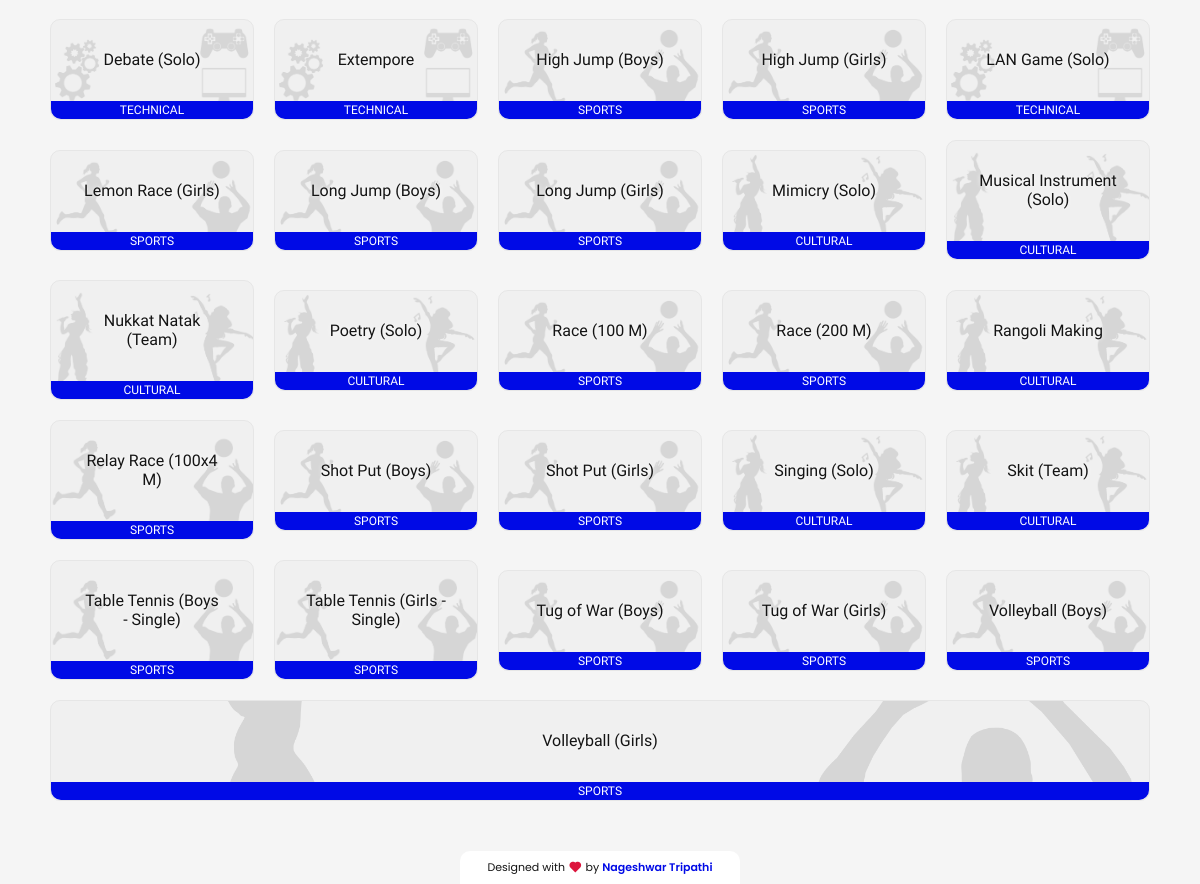
The app's page / (lower part), older data.
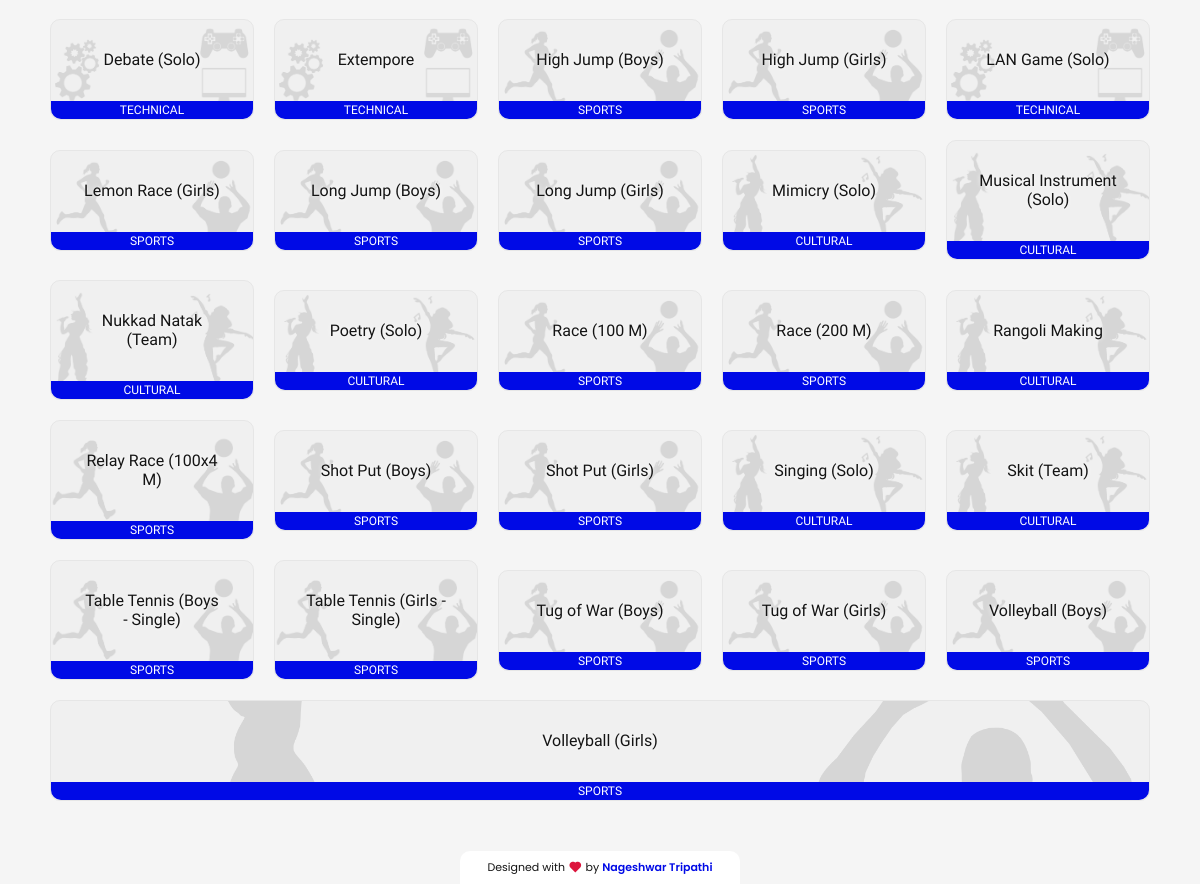
The same page, newer data.
### main/models.py (models this page shows, shortened)
class Event(models.Model):
    name = models.CharField(max_length=100, unique=True)
    category = models.ForeignKey(
        EventCategory, on_delete=models.SET_NULL, null=True)

class EventCategory(models.Model):
    name = models.CharField(max_length=100, unique=True)
    def __str__(self):
        return self.name

### main/views.py (the view)
# urls.py: path('', views.home, name='home'),
def home(request):
    events = Event.objects.all().order_by('name')
    chunk_size = 5
    event_chunks = [events[i:i+chunk_size]
                    for i in range(0, len(events), chunk_size)]
    chunk_size = 2
    event_chunks_mb = [events[i:i+chunk_size]
                       for i in range(0, len(events), chunk_size)]
    event_categories = EventCategory.objects.all()
    category_event_list = []
    for cat in event_categories:
        events = Event.objects.filter(category=cat).all()
        category_event_list.append((cat.name, events))
    news = LatestNews.objects.all()
    data = {
        'events': event_chunks,
        'events_mb': event_chunks_mb,
        'events_ct': category_event_list,
        'news_': news,
    }
    return render(request, 'main/home.html', data)

### main/templates/main/home.html (shortened to what this page needs)
{% extends "main/base.html" %}
{% load static %}
{% block head %}
<link rel="stylesheet" href="{% static 'main/css/home.css' %}">
{% endblock head %}
{% block body %}
<section class="event-section" id="events">
    <div class="events-bracket" id="desktop-bracket">
        {% for event_ in events %}
        <div class="event-row">
            {% for event in event_ %}
            <a class="event-card {{event.category}}" href="/register/?event1={{event.name}}"
                title="Click to Participate">
                <h3 class="event-card-head">{{event.name}}</h3>
                <h4 class="event-card-category">{{event.category}}</h4>
            </a>
            {% endfor %}
        </div>
        {% endfor %}
    </div>
</section>
{% include 'main/brand.html' %}
{% endblock body %}

### main/templates/main/base.html (shortened to what this page needs)
{% load static %}
<!DOCTYPE html>
<html lang="en">
<head>
    <link href="https://cdn.jsdelivr.net/npm/remixicon@4.2.0/fonts/remixicon.css" rel="stylesheet" />
    <link rel="stylesheet" href="https://cdnjs.cloudflare.com/ajax/libs/normalize/5.0.0/normalize.min.css">
    <link rel="stylesheet" href="{% static 'main/css/global.css' %}">
    <link rel="stylesheet" href="{% static 'main/css/topbar.css' %}">
    <link rel="stylesheet" href="{% static 'main/css/master.css' %}">
    {% block head %}{% endblock head %}
</head>
<body>
    {% block body %}{% endblock body %}
</body>
</html>

### main/templates/main/topbar.html (shortened to what this page needs)
{% load static %}

### main/templates/main/brand.html (shortened to what this page needs)
<section class="brand-wrapper">
    <div class="brand-text">
        Designed with <i class="ri-heart-fill"></i> by <span>Nageshwar Tripathi</span>
    </div>
</section>

### main/static/main/css/global.css (style rules this page uses)
* { padding: 0; margin: 0; box-sizing: border-box; transition: 0.3s ease-in-out; }
a { text-decoration: none; }
html { scroll-behavior: smooth; }
:root { --text: rgb(20, 20, 20); --bg: rgb(245, 245, 245); --text-dull: rgb(60, 60, 60); --bg-dull: rgb(230, 230, 230); --primary: rgb(0, 10, 230); --primary-dull: rgb(0, 59, 147); --shadow: rgb(230, 230, 230); }
body { font-family: "Poppins"; background: var(--bg); color: var(--text); color: var; overflow-x: hidden; }

### main/static/main/css/home.css (style rules this page uses)
.event-section { width: 95%; margin: auto; padding: 50px 20px; }
.events-bracket { display: flex; flex-direction: column; align-items: center; justify-content: flex-start; gap: 20px; width: 100%; }
.event-row { width: 100%; display: flex; align-items: center; justify-content: center; gap: 20px; }
.event-card { width: 100%; padding: 30px 30px 50px 30px; border-radius: 10px; border: 1px solid var(--shadow); background: var(--bg-dull); display: flex; flex-direction: column; align-items: center; justify-content: center; font-family: "Kanit"; text-align: center; position: relative; border: 1px solid var(--shadow); }
.event-row .Sports { background: url('/static/main/images/sports.png'); background-size: cover; background-position: center; }
.event-row .Technical { background: url('/static/main/images/technical.png'); background-size: cover; background-position: center; }
.event-row .Cultural { background: url('/static/main/images/cultural.png'); background-size: cover; background-position: center; }
.event-card-head { font-size: 16px; font-weight: 500; color: var(--text); text-shadow: 0px 0px 5px white; }
.event-card-category { font-size: 12px; font-weight: 500; padding: 2px 10px; text-transform: uppercase; border-radius: 0px 0px 10px 10px; background: var(--primary); position: absolute; bottom: 0; width: 100%; color: white; text-align: center; left: 0; }

### main/templates/main/brand.html (style rules this page uses)
.brand-wrapper { display: flex; align-items: center; justify-content: center; width: 100%; }
.brand-text { font-size: 11px; width: 280px; font-weight: 400; padding: 8px 10px; background: white; border-radius: 10px 10px 0px 0px; display: flex; align-items: center; justify-content: center; gap: 3px; cursor: pointer; }
.brand-text i { font-size: 14px; color: crimson; }
.brand-text span { color: var(--primary); font-weight: 600; }

Row changes from the older to the newer data that the page shows:
changed Event: name "Nukkat Natak (Team)" → "Nukkad Natak (Team)"
